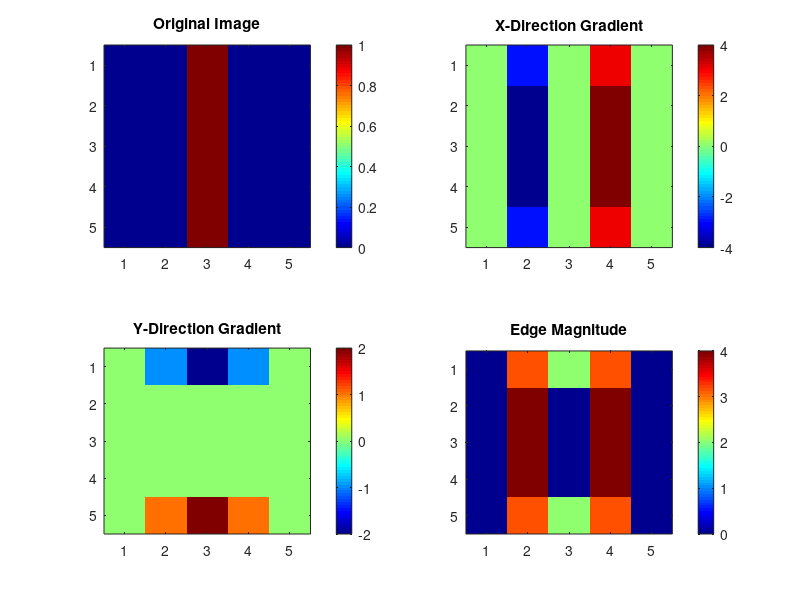

Write MATLAB code to recreate this figure. (Note: this script raises an error after producing the figure.)
% Edge Detection Visualization with Sobel Operators

% Original image
img = [0 0 1 0 0;
      0 0 1 0 0;
      0 0 1 0 0;
      0 0 1 0 0;
      0 0 1 0 0];
% Sobel operators
fx = [-1 0 1; -2 0 2; -1 0 1];  % Horizontal gradient
fy = [-1 -2 -1; 0 0 0; 1 2 1];  % Vertical gradient
% Perform convolution
w_x = conv2(img, fx, 'same');
w_y = conv2(img, fy, 'same');
% Combine gradients (magnitude of the gradient)
edge_magnitude = sqrt(w_x.^2 + w_y.^2);
% Visualize results
figure;
% Original image
subplot(2,2,1);
imagesc(img);
title('Original Image');
colorbar;
% X-direction gradient
subplot(2,2,2);
imagesc(w_x);
title('X-Direction Gradient');
colorbar;
% Y-direction gradient
subplot(2,2,3);
imagesc(w_y);
title('Y-Direction Gradient');
colorbar;
% Edge Magnitude
subplot(2,2,4);
imagesc(edge_magnitude);
title('Edge Magnitude');
colorbar;
% Adjust figure
colormap('jet');
sgtitle('Edge Detection Visualization');
